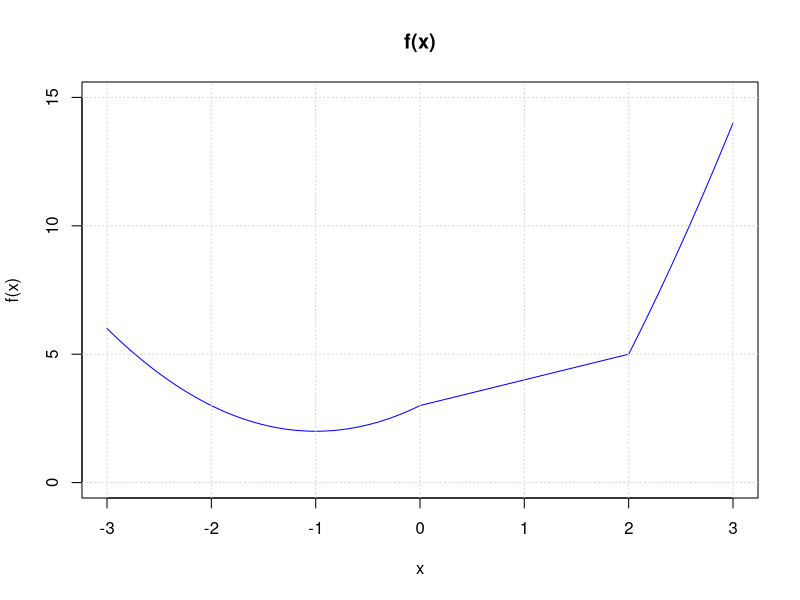

The R source for this figure:
## ---- chunk 1
#|label: vectors
#|echo: false

#1
#1.a
p_la<- 1:20
p_la
#|b
p_lb<- 20:1
p_lb
#|c
p_lc <- c(1:20,19:1)
p_lc
#|d
p_ld <- c(4,6,3)
tem<- p_ld
tem
#| e
tem <- c(4,6,3)
p_le <- rep(tem,10)
p_le
#|f
p_lf<- c(rep(tem,10),4)
p_lf
#|g
p_lg<-c(rep(4,10),rep(6,20),rep(3,30))
p_lg
length(which(p_le==4))

#2
x<-seq(3,6,by=0.1)
result=exp(x)*cos(x)
result

#3
#3.a
x<-seq(3,36,by=3)
y<-seq(1,34,by=3)
a<-c((0.1^x)*(0.2)^y)
a
#3.b
x<-1:25
b<-c((2^x)/x)
b

#4
#4.ax<-10:100
su<-sum(x^3+4*x^2)
su
#4.b
i<-1:25
su<-sum((2^i)/i+(3^i)/(i^2))
su

#5
#5.a
a<-paste('label',1:30)
a
#5.b
b<-paste("fn",1:30,sep='')
b

#6
#6.a
set.seed(50)
xVec <- sample(0:999, 250, replace=T)
yVec <- sample(0:999, 250, replace=T)
n=length(xVec)
y_xVec <- yVec[2:n]-xVec[1:(n-1)]
y_xVec
#6.b
siny_cosxVec <- c(sin(yVec[1:(n-1)])/cos(xVec[2:n]))
siny_cosxVec
#6.c
abc<-(xVec[1:(n-2)]+2*xVec[2:(n-1)]-xVec[3:n])
abc
#6.d
d<-sum(exp(-xVec[2:n])/((xVec[1:(n-1)])+10))
d

#7
#7.a
a<-yVec[yVec>600]
a
#7.b
b<-which(yVec>600)
b
#7.c
c<-xVec[b]
c
#7.d
d<-sqrt(abs(xVec-mean(xVec)))
d
#7.e
e<-sum((max(yVec)-yVec)<=200)
e
#7.f
f<-sum(xVec%%2==0)
f
#7.g
g<-xVec[order(yVec)]
g
#7.h
h<-yVec[seq(1,n,by=3)]
h

#8
res<-1+sum(cumprod(seq(2,38,by=2)/seq(3,39,by=2)))
res
## ---- chunk 2
#| label: matrix
#1
#1.a
A<- matrix(c(1,5,-2,1,2,-1,3,6,-3),3,3)
cat("is A^3 a zero matrix?",all(A%*%A%*%A==0))
#1.b
A[,3]<-A[,2]+A[,3]
A

#2
B<-matrix(rep(c(10,-10,10),15),15,3,byrow= TRUE)
B
result<-crossprod(B,B)
result

#3
matE<-matrix(0,6,6)
matE
r<-row(matE)
co<-col(matE)
matE[abs(r-co)==1]<- 1
matE

#4
row_index<-0:4
col_index<-0:4
result<-outer(row_index,col_index,function(x,y) x+y)
result

#5
#5.a
a_fun<- function(n) {
  ro<-0:(n-1)
  co<-0:(n-1)
  result<-outer(ro,co,function(x,y) (x+y)%%n)
  return(result)
}
res_a<- a_fun(5)
res_a
#5.b
res_b<- a_fun(10)
res_b
#5.c
c_fun<- function(n) {
    ro<-0:(n-1)
    co<-0:(n-1)
    result<-outer(ro,co,function(x,y) (n-x-y)%%n)
    return(result)
}
res_c<- c_fun(9)
res_c

#6
fun<- function(n) {
    ro<-1:n
    co<-1:n
    result<-outer(ro,co,function(x,y) abs(x-y)+1)
    return(result)
}
A<-fun(5)
y<-matrix(c(7,-1,-3,5,17),5,1)
x<- solve(A,y)
x

#7
#7.a
set.seed(75)
aMat <- matrix( sample(10, size=60, replace=T), nr=6)
num<-apply(aMat,1,function(row) sum(row>4))
num
#7.b
b<-which(apply(aMat,1,function(x) sum(x==7)==2))
b
#7.c
ncols<- ncol(aMat)
col_sum<- colSums(aMat)
all_com<- expand.grid(i=1:ncols,j=1:ncols)
comb<- col_sum[all_com$i]+col_sum[all_com$j]
repetition<-all_com[comb>75,]
print(as.matrix(repetition))
no_repetition<- all_com[all_com$i<=all_com$j&comb>75,]
print(as.matrix(no_repetition))

#8
#8.a
sum_a<-0
for (i in 1:20) {
  for(j in 1:5) {
    sum_a<-sum_a + (i^4) / (3+j)
  }
}
sum_a
#8.b
sum_b<-0
for (i in 1:20){
  for (j in 1:5) {
    sum_b<- sum_b +(i^4)/(3+i*j)
  }
}
sum_b
#8.c
sum_c<-0
for (i in 1:10) {
  for (j in 1:i){
    sum_c<- sum_c +(i^4)/(3+i*j)
  }
}
sum_c

## ---- chunk 3
#1
#1.a
temFn1 <- function(xVec) {
  result<- numeric(length(xVec))
  for (i in 1:length(xVec)) {
    result[i]<-(xVec[i])^i
  }
  return(result)
}
temFn2 <- function(xVec) {
  n=length(xVec)
  result<- numeric(n)
  for (i in 1:n) {
    result[i]<- (xVec[i])^i/i
  }
  return(result)
}
#1.b
temFn3<- function(x,n){
  result<-1
  for (i in 1:n) {
    result<- result+(x^i)/i
  }
  return(result)
}

#2
tmpFn_2<- function (xVec) {
  n = length(xVec)
  result<- (xVec[1:(n-2)]+xVec[2:(n-1)]+xVec[3:n])/3
  return(result)
}
tmpFn_2( c(1:5,6:1) )

#3
temFn_3<- function(xVec) {
  result<- ifelse(xVec<0,xVec^2+2*xVec+3,ifelse(xVec<2,xVec+3,xVec^2+4*xVec-7))
  return(result)
}
x<-seq(-3,3,by=0.01)
y<-temFn_3(x)
plot(x,y,type="l",col="blue",main="f(x)",xlab = "x", ylab = "f(x)",
     xlim = c(-3, 3), ylim = c(0, 15))
grid()

#4
A <- matrix(c(1,1,3,5,2,6,-2,-1, -3), nrow = 3, byrow = T)
temFn_4<- function(mat) {
  if(!is.matrix(mat)) stop("input is not a matrix")
  mat[mat%%2==1] <- 2*mat[mat%%2==1]
  return(mat)
}
temFn_4(A)

#5
temFn_5<- function(n,k) {
  mat<-matrix(0,n,n)
  diag(mat)<-k
  r<-row(mat)
  co<-col(mat)
  mat[abs(r-co)==1]<- 1
  return(mat)
}
temFn_5(5,2)

#6
quadrant<- function(alpha) {
  alpha<- alpha%%360
  ifelse(alpha>=0 &alpha<90,"quadrant 1",ifelse(alpha>=90 &alpha <180,"quadrant 2",ifelse(alpha>=180 &alpha <270,"quadrant 3","quadrant 4")))
}
quadrant(460)
## ---- chunk 4
#1
set.seed(50)
x <- as.integer(runif(5, 1, 5))
y <- as.integer(runif(6, 2, 4))
#1.a
f_a<- function(x,y) {
  z = colSums(outer(y,x,"<"))
  return(z)
}
f_a(x,y)
#1.b
f_b <- function(x,y){
  rowSums(sapply(y, FUN=function(y){y < x}))
}

f_b(x,y)
#1.c
f_c <- function(x,y){
  rowSums(vapply(y, FUN=function(y){y<x}, 
       FUN.VALUE = logical(length(x))))
}

f_c(x,y)
#1.d
test_cases <- list(
  list(x= integer(0), y= integer(0)),
  list(x= integer(0), y= c(1,2,3)),
  list(x= c(1,2,3), y= integer(0)),
  list(x= c(1,2,3), y= c(4,3,2,1)),
  list(x= c(1,2,3), y= c(5,5,5)),
  list(x= matrix(1:4,2,2), y= c(1,2)),
  list(x= c(1,2), y= matrix(1:4,2,2))
)

test_all <- function(x, y) {
  cat("x = "); print(x)
  cat("y = "); print(y)

  cat("Output f_a:\n")
  try(print(f_a(x, y)), silent=TRUE)
  
  cat("Output f_b:\n")
  try(print(f_b(x, y)), silent=TRUE)
  
  cat("Output f_c:\n")
  try(print(f_c(x, y)), silent=TRUE)
}

for (tc in test_cases) {
  test_all(tc$x, tc$y)
}
#1.e
set.seed(50)
x<- as.integer(runif(10000, 1, 100000))
y<- as.integer(runif(10000, 1, 100000))
time_a<- system.time({
  res_a <- f_a(x, y)
})
time_b <- system.time({
  res_b<- f_b(x, y)
})
time_c<- system.time({
  res_c<- f_c(x, y)
})
time_a
time_b
time_c

#2
matA <- matrix(c(1, 2, 4, NA, 5, 6, 7, NA, 9), nrow= 3, byrow= TRUE)
#2.a
col_no_na <- function(mat) {
    cols_with_na <- apply(mat, 2, function(col) any(is.na(col)))
    mat[,!cols_with_na,drop=FALSE]
}
col_no_na(matA)
#2.b
colrow_no_na <- function(mat) {
  cols_with_na <- apply(mat, 2, function(col) any(is.na(col)))
  rows_with_na <- apply(mat, 1, function(row) any(is.na(row)))
  mat[!rows_with_na,!cols_with_na,drop=FALSE]
}
colrow_no_na(matA)
#3
#3.a
mpCopula<- function(u,v,xVec,yVec) {
  if(length(xVec)!= length(yVec)) {stop("xVec is not the same length with yVec")}
  n = length(xVec)
  r<- rank(xVec)
  s<- rank(yVec)
  indicators<- (r/(n+1)<=u)&(s/(n+1)<=v)
  return(sum(indicators)/n)
}
#3.b
mpCopula_vec<- function(u,v,xVec,yVec) {
  if(length(xVec)!= length(yVec)) {stop("xVec is not the same length with yVec")}
  n = length(xVec)
  m = length(u)
  r<- rank(xVec)
  s<- rank(yVec)
  result<- numeric(m)
  for (i in 1:m) {
    indicators<- (r/(n+1)<=u[i])&(s/(n+1)<=v[i])
    result[i]<- sum(indicators)/n
  }
  
  return(result)
}
#4
#4.a
funA<- function(n) {
  total <- 0
  for (r in 1:n) {
    for (s in 1:r) {
      total <- total +(s)^2/(10+4*(r)^3)
    }
  }
  return(total)
}
#4.b
funB<- function(n) { 
  r<- matrix(rep(1:n,each = n),n,n)
  s<- matrix(rep(1:n,time = n),n,n)
  indicator<- r>=s
  entry<- (s^2)/(10+4*(r^3))
  result<- sum(indicator*entry)
  return(result)
}
#4.c
funC <- function(n) {
  r<-1:n
  s<-1:n
  result<- outer(r,s,function(r,s) {(s^2)/(10+4*(r^3))*(r>=s)})
  return(sum(result))
}
#4.d
in_fun<- function(r) {
  s<- 1:r
  sum((s^2)/(10+4*(r^3)))
  }

funD<- function(n) {
  sum(sapply(1:n,in_fun))
}

funE<- function(n) {
  innerf<- function(r) {
    sum(((1:r)^2)/(10+4*(r^3)))
  }
  sum(unlist(lapply(1:n,innerf)))
}
#4.e
innf<- function(r,s) {
  if (r>=s) {return((s^2)/(10+4*(r^3)))}
  else {return(0)}
}
funF<- function(n) {
  r <- rep(1:n,each=n)
  s<- rep(1:n, time= n)
  result<- mapply(innf,r,s)
  sum(result)
}

n_test <- 1000
results <- list()

print("funA")
print(system.time(results$A <- funA(n_test)))

print("funB")
print(system.time(results$B <- funB(n_test)))

print("funC")
print(system.time(results$C <- funC(n_test)))

print("funD")
print(system.time(results$D <- funD(n_test)))

print("funE")
print(system.time(results$E <- funE(n_test)))

print("funF")
print(system.time(results$F <- funF(n_test)))
#5
#5.a
queue <- function(n,aRate, sRate) {
  A<- rexp(n, aRate)
  S<- rexp(n+1, sRate)
  W<- numeric(n+1)
  W[1]= 0
  for (i in 1:n) {
    W[i+1] = max(0,W[i]+S[i]-A[i])
  }
  return(W[n+1])
}
queue(50,2,2)
#5.b
simulate_loop <- function(n,aRate,sRate,number) {
  result<-numeric(number)
  for( i in 1:number) {
  result[i] <- queue(n,aRate, sRate)
  }
  return(result)
}
simulate_sapply <- function(n,aRate,sRate,number) {
  result<-sapply(1:number,function(x) queue(n,aRate,sRate))
  return(result)
}
system.time(simulate_loop(50,2,2,1000))
system.time(simulate_sapply(50,2,2,1000))
#5.c
queue_vec <- function(n,aRate, sRate,number) {
  A <- matrix(rexp(number * n, rate = aRate), 
              nrow = number,ncol = n)
  S <- matrix(rexp(number *(n + 1), rate =sRate), 
              nrow =number, ncol =n + 1)
  W <- matrix(0, nrow =number, ncol =n +1)
  for (j in 1:n) {
    W[, j + 1] <-pmax(0, W[, j] + S[, j] - A[, j])
  }
  return(W[, n + 1]) 
}
system.time(simulate_loop(50, 2, 2, 1000))    
system.time(simulate_sapply(50, 2, 2, 1000))   
system.time(queue_vec(50, 2, 2, 1000)) 
## ---- chunk 5
#1
#1.a
tsEwma_a <- function(tsDat, m0=0, delta=0.7) {
  n = length(tsDat)
  m = numeric(n)
  m_1 <- m0
  e = numeric(n)
  for ( i in 1:n) {
    e[i] = tsDat[i]- m_1
    m[i] = m_1+ (1-delta)*e[i]
    m_1<- m[i]
  }
  return(ts(m,start= start(tsDat),frequency = frequency(tsDat)))
}
#1.b
tsEwma_b <- function(tsDat, m0=0, delta=0.7) {
  z<-as.numeric(tsDat)
  n = length(tsDat)
  m = numeric(n)
  m_1 <- m0
  e = numeric(n)
  for ( i in 1:n) {
    e[i] = z[i]- m_1
    m[i] = m_1+ (1-delta)*e[i]
    m_1<- m[i]
  }
  return(ts(m,start= start(tsDat),frequency = frequency(tsDat)))
}
set.seed(123)
datVec<- rnorm(10000) 
tsDat<- ts(datVec, start=c(1960,3), frequency=12)
system.time(result<-tsEwma_a(tsDat, m0=0, delta=0.7))
system.time(result<-tsEwma_b(tsDat, m0=0, delta=0.7))

#2
#2.a
myListFn <- function(n) {
  xVec<- rnorm(n)
  x_mean<- mean(xVec)
  if (x_mean>=0) {yVec<- rexp(n,1/x_mean) }
  else {z<-rexp(n,-1/x_mean)
  yVec<- -z}
  count_k<- sum(abs(yVec)>abs(xVec))
  return(list(xVec=xVec,yVec=yVec,count=count_k))
}
#2.b
lapply( rep(10,4), myListFn )
sapply( rep(10,4), myListFn )
set.seed(123)
myList<- lapply(rep(10,1000),myListFn)
#2.c
yVec_list<- lapply(myList,function(x) x$yVec)
#2.d
yVec_matrix<- sapply(myList, function(x) x$yVec)
#2.e
myList_no_count<- lapply(myList, function(x) {x$count<- NULL
return(x)})
#2.f
myList_new<- myList[sapply(myList, function(x) x$count>2)]

#3
#3.a
n<-1:10
x<-sapply(myList, function(x) sum(x$xVec * n))
y<-sapply(myList, function(x) sum(x$yVec * n))
#3.b
xij_yij<- sapply(myList, function(x) {x$xVec-x$yVec})
xij_yij<-t(xij_yij)
#3.c
ni<- sapply(myList,function(x) x$count)
xi2<-sapply(myList, function(x) x$xVec[2])
yi2<-sapply(myList, function(x) x$yVec[2])
result<- sum((1:1000)*xi2)/sum(ni*yi2)
result

#4
#4.a
testFn<- function(arr) {
  d<- dim(arr)
  d1<-d[1]; d2<-d[2]; d3<-d[3]
  w<- array(rep(apply(arr,c(2,3),min),each=d1),dim=c(d1,d2,d3))
  z<- apply(arr,c(2,3),sum)-apply(arr,c(2,3),max)
  return(list(w,z))
}
#4.b
testFn2<- function(arr) {
  d<- dim(arr)
  d1<- d[1]; d2<-d[2];d3<-d[3]
  k_power<- array(rep(1:d3,each=d1*d2),dim=c(d1,d2,d3))
  result<- arr^ k_power
  z<- apply(result,c(2,3),sum)
  return(z)
}
